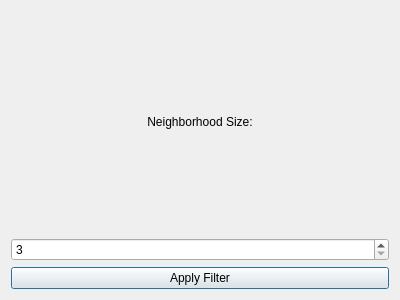
<?xml version="1.0" encoding="UTF-8"?>
<ui version="4.0">
 <class>MedianFilterDialogClass</class>
 <widget class="QDialog" name="MedianFilterDialogClass">
  <property name="geometry">
   <rect>
    <x>0</x>
    <y>0</y>
    <width>400</width>
    <height>300</height>
   </rect>
  </property>
  <property name="windowTitle">
   <string>MedianFilterDialog</string>
  </property>
  <layout class="QVBoxLayout" name="verticalLayout">
   <item>
    <widget class="QLabel" name="label">
     <property name="text">
      <string>Neighborhood Size:</string>
     </property>
     <property name="alignment">
      <set>Qt::AlignCenter</set>
     </property>
    </widget>
   </item>
   <item>
    <widget class="QSpinBox" name="neighborhoodSizeBox">
     <property name="minimum">
      <number>3</number>
     </property>
     <property name="singleStep">
      <number>2</number>
     </property>
    </widget>
   </item>
   <item>
    <widget class="QPushButton" name="applyFilterButton">
     <property name="text">
      <string>Apply Filter</string>
     </property>
    </widget>
   </item>
  </layout>
 </widget>
 <layoutdefault spacing="6" margin="11"/>
 <resources/>
 <connections/>
</ui>
